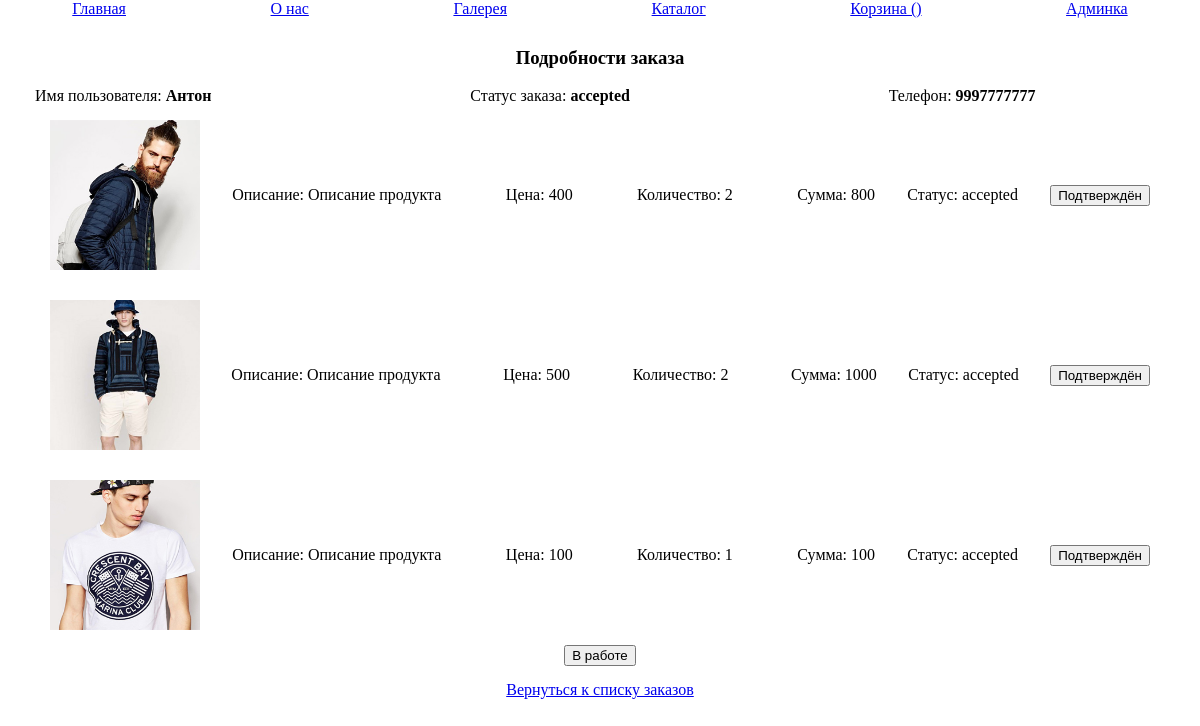
Screenshot of /order.php?order_id=48&user_name=anton (signed in) with the database file from the repository.
### tables this page shows
CREATE TABLE `users` (
  `id` int NOT NULL,
  `user_name` varchar(255) NOT NULL,
  `login` varchar(255) NOT NULL,
  `pass` varchar(255) NOT NULL,
  `hash` varchar(255) NOT NULL
);

CREATE TABLE `orders` (
  `id` int NOT NULL,
  `user_name` varchar(255) NOT NULL,
  `phone` varchar(255) NOT NULL,
  `session_id` varchar(255) NOT NULL,
  `status` varchar(255) NOT NULL
);

CREATE TABLE `cart` (
  `id` int NOT NULL,
  `product_id` int NOT NULL,
  `session_id` varchar(255) NOT NULL,
  `qty` int NOT NULL DEFAULT '1',
  `status` varchar(255) NOT NULL DEFAULT 'new'
);

CREATE TABLE `products` (
  `id` int NOT NULL,
  `name` varchar(255) NOT NULL,
  `image` varchar(255) NOT NULL,
  `descr` varchar(255) NOT NULL,
  `full_descr` text NOT NULL,
  `price` decimal(10,0) NOT NULL,
  `likes` int NOT NULL
);

### order.php (the view, shortened to what this page needs)
<?php
include "./config/config.php";
$order_id = (int)$_GET['order_id'];
$order_sql = mysqli_query($link, "SELECT * FROM orders WHERE id = '{$order_id}'");
$session_id = mysqli_fetch_assoc($order_sql);
$user_login = mysqli_real_escape_string($link, strip_tags(stripslashes($session_id['user_name'])));
$user_name_sql = mysqli_query($link, "SELECT user_name FROM users WHERE login = '{$user_login}'");
$user_name = mysqli_fetch_assoc($user_name_sql)['user_name'];
$result = mysqli_query($link, "SELECT * FROM products AS p JOIN cart AS c ON p.id = c.product_id WHERE c.session_id = '{$session_id['session_id']}'");
?>
<!doctype html>
<html lang="en">
<head>
    <link rel="stylesheet" href="/styles/style.css">
</head>
<body>
<?php include TEMPLATES_DIR . "menu.php" ?>
<div class="container">
    <h3>Подробности заказа</h3>
    <div class="gallery">
        <span>Имя пользователя: <b><?=$user_name?></b></span><br>
        <span>Статус заказа: <b><?=$session_id['status']?></b></span><br>
        <span>Телефон: <b><?=$session_id['phone']?></b></span><br>
            <?php foreach($result as $item):  ?>
                <div class="cart-item">
                    <img src="<?=PRODUCTIMG . $item['image'];?>" alt="">
                    <span>Описание: <?=$item['descr']?></span><br>
                    <span>Цена: <?=$item['price']?></span><br>
                    <span>Количество: <?=$item['qty']?></span><br>
                    <span>Сумма: <?=$item['price'] * $item['qty']?> </span>
                    <span>Статус: <?=$item['status']?></span>
                    <a href="?action=accept&id=<?=$item['id']?>&order_id=<?=$order_id?>&user_name=<?=$order_user_name?>">
                        <? if($item['status'] == 'accepted'): ?>
                            <button>Подтверждён</button>
                        <? else: ?>
                            <button>Подтвердить</button>
                        <? endif;?>
                    </a>
                </div>
            <?php endforeach; ?>
    </div>
    <a class="toWorkBtn" href="?action=toWork&order_id=<?=$order_id?>&user_name=<?=$order_user_name?>">
        <? if($session_id['status'] == 'accepted'): ?>
            <button>В работе</button>
        <? else: ?>
            <button>В работу</button>
        <? endif;?>
    </a>
    <a href="/admin.php">Вернуться к списку заказов</a>
</div>
</body>
</html>

### styles/style.css (style rules this page uses)
body { margin: 0 auto; text-align: center; }
.container { padding: 10px 35px 10px 35px; }
.gallery { display: flex; justify-content: space-between; flex-wrap: wrap; }
.cart-item { width: 100%; display: flex; justify-content: space-between; padding: 15px; }
.cart-item img { display: block; width: 150px; height: 150px; }
.cart-item span { display: block; line-height: 150px; }
.cart-item a { display: block; align-self: center; }
.toWorkBtn { display: block; padding-bottom: 15px; }

### rows the page displays
users: user_name "Антон"
orders: status "accepted", phone "9997777777"
cart: product.image (picture), product.descr "Описание продукта", product.price "400", qty "2", $item['price'] * $item['qty'] "800", status "accepted", shows "Подтверждён"
cart: product.image (picture), product.descr "Описание продукта", product.price "500", qty "2", $item['price'] * $item['qty'] "1000", status "accepted", shows "Подтверждён"
cart: product.image (picture), product.descr "Описание продукта", product.price "100", qty "1", $item['price']*$item['qty'] "100", status "accepted", shows "Подтверждён"
